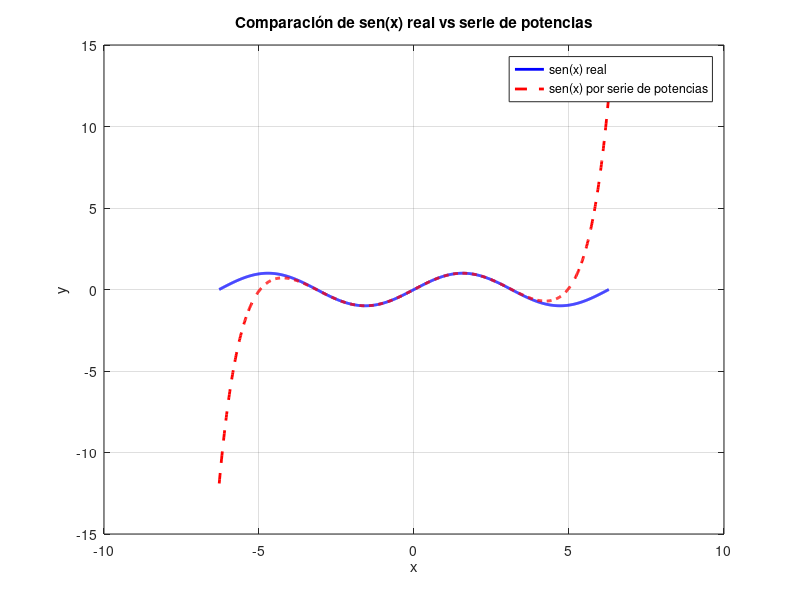

This chart was generated by the following MATLAB code:
% Pedir al usuario el número de términos de la serie
n = input('Ingrese el número de términos de la serie de potencias: ');

% Crear vector de valores de x
x = linspace(-2*pi, 2*pi, 1000); % De -2pi a 2pi, bien suave

% Calcular el valor exacto de sen(x)
y_real = sin(x);

% Calcular sen(x) usando la serie de potencias
y_series = zeros(size(x));
for k = 0:n-1
    y_series = y_series + ((-1)^k .* x.^(2*k+1)) ./ factorial(2*k+1);
end

% Graficar ambas funciones
figure;
plot(x, y_real, 'b-', 'LineWidth', 2); hold on; % Línea azul para el sen real
plot(x, y_series, 'r--', 'LineWidth', 2);       % Línea roja punteada para la serie
hold off;

% Añadir detalles al gráfico
xlabel('x');
ylabel('y');
title('Comparación de sen(x) real vs serie de potencias');
legend('sen(x) real', 'sen(x) por serie de potencias');
grid on;
